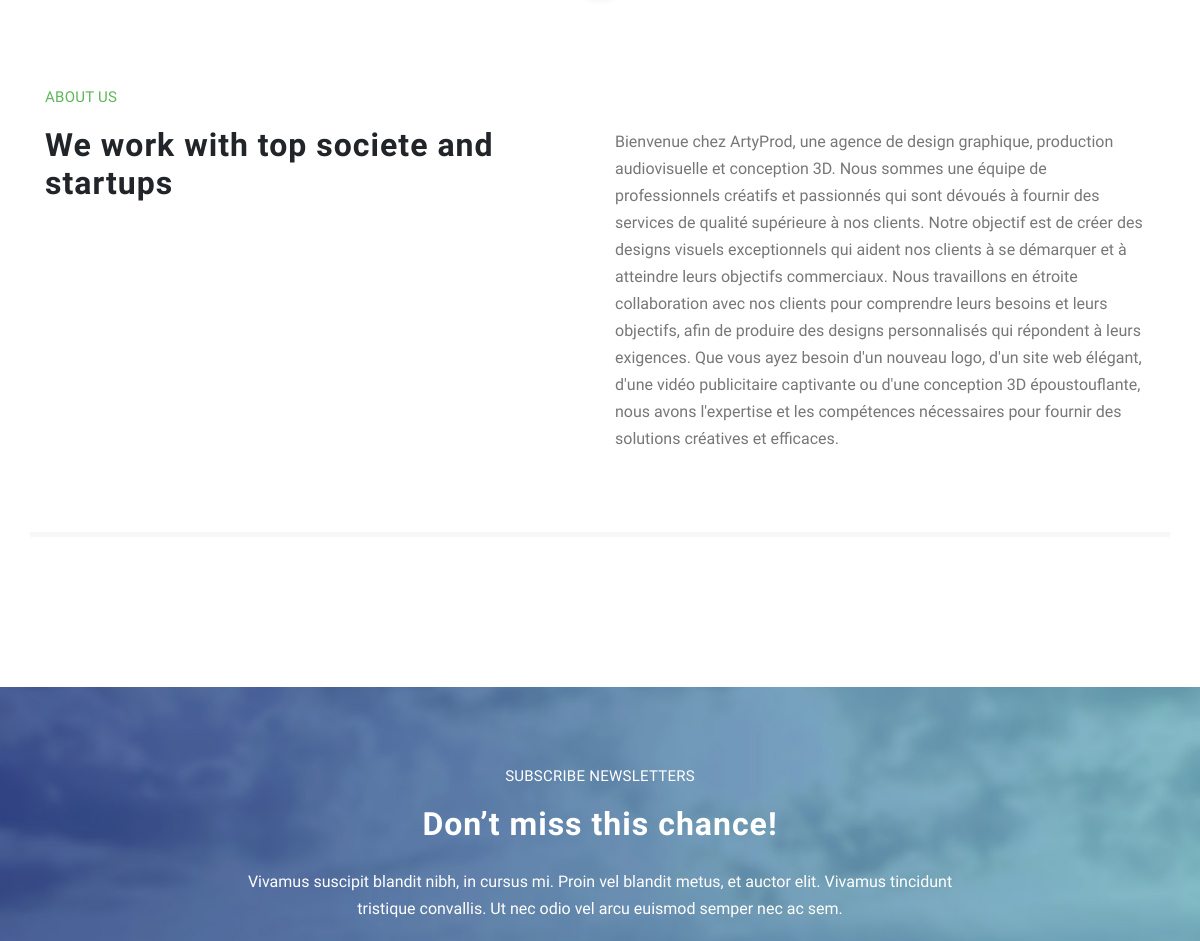
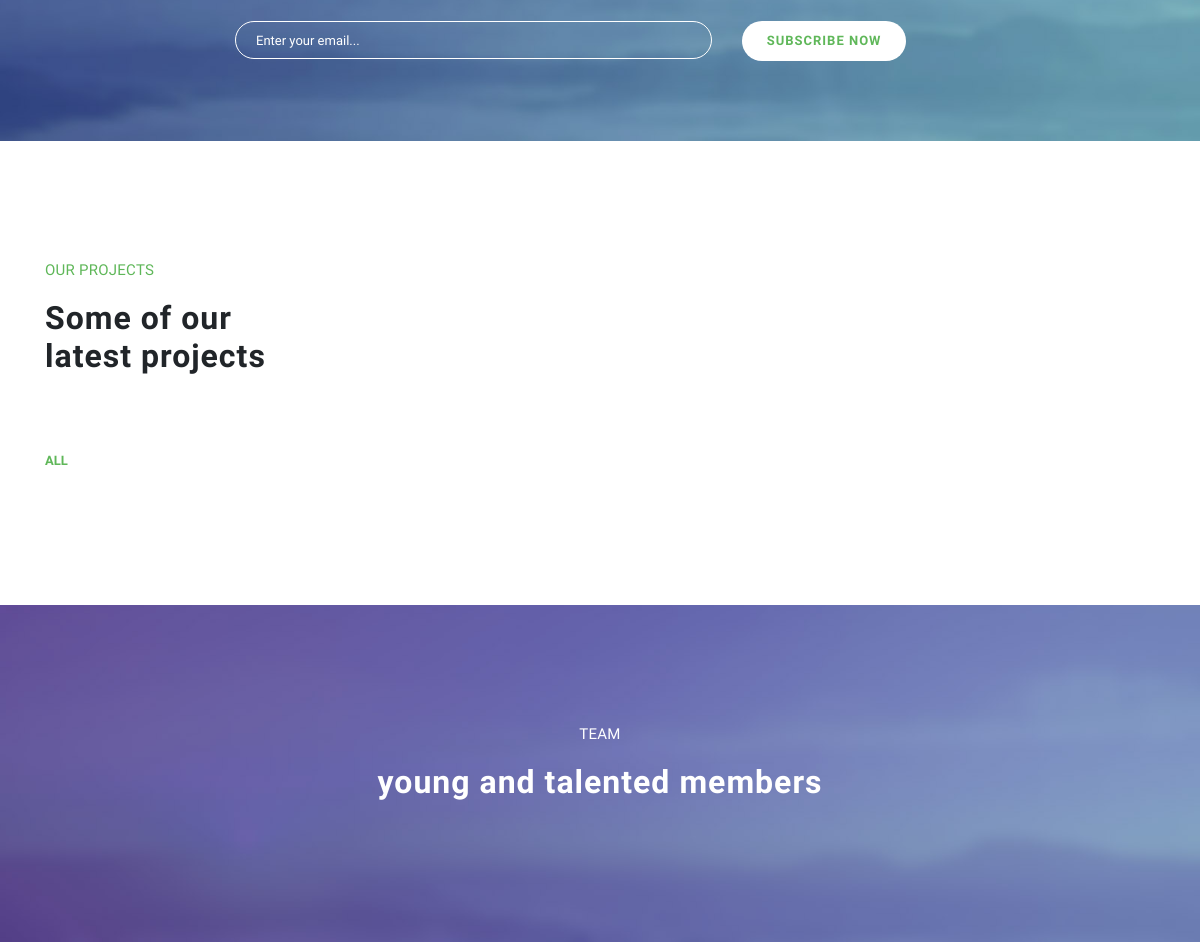
Before: / (middle part) with the older database file (2 pictures, top to bottom).
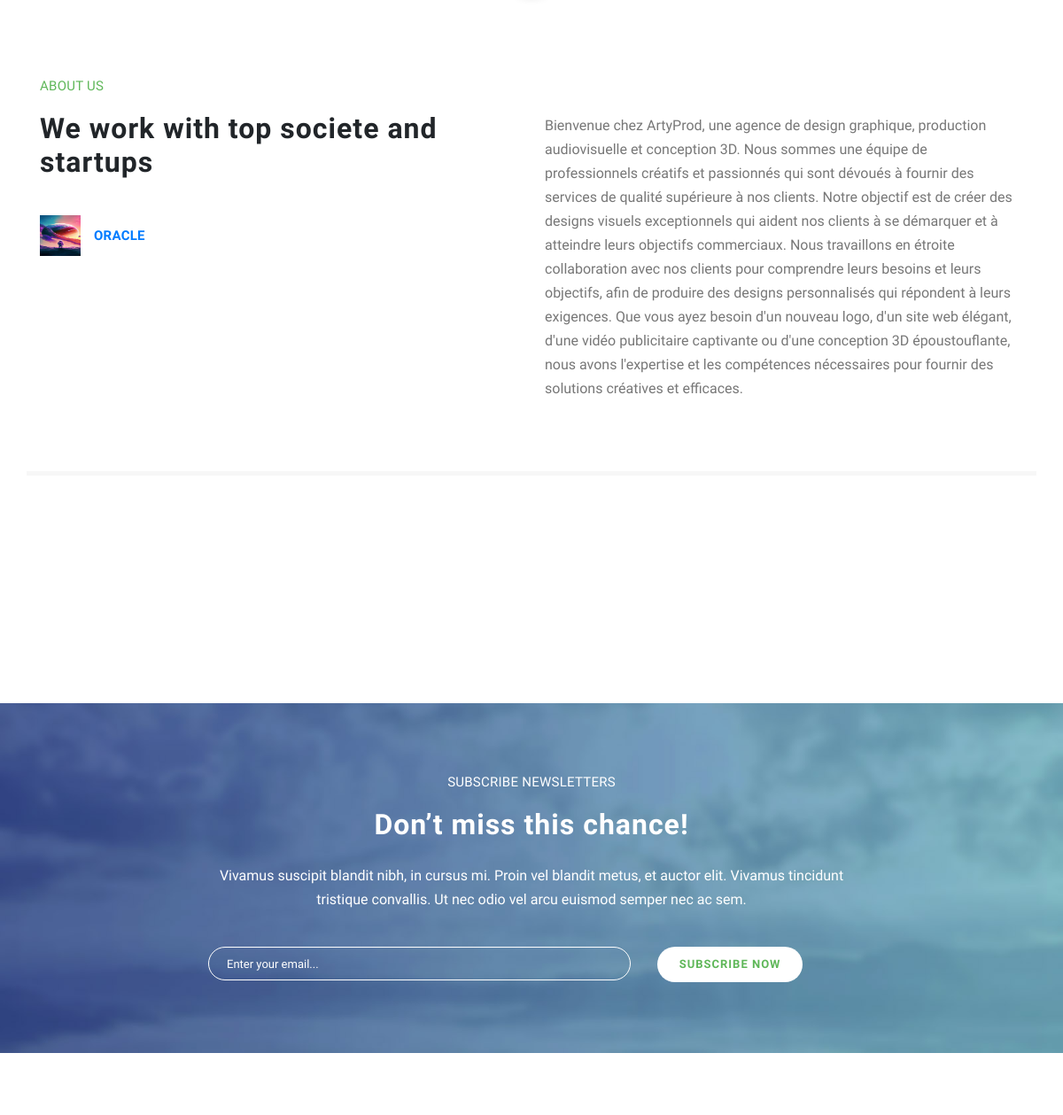
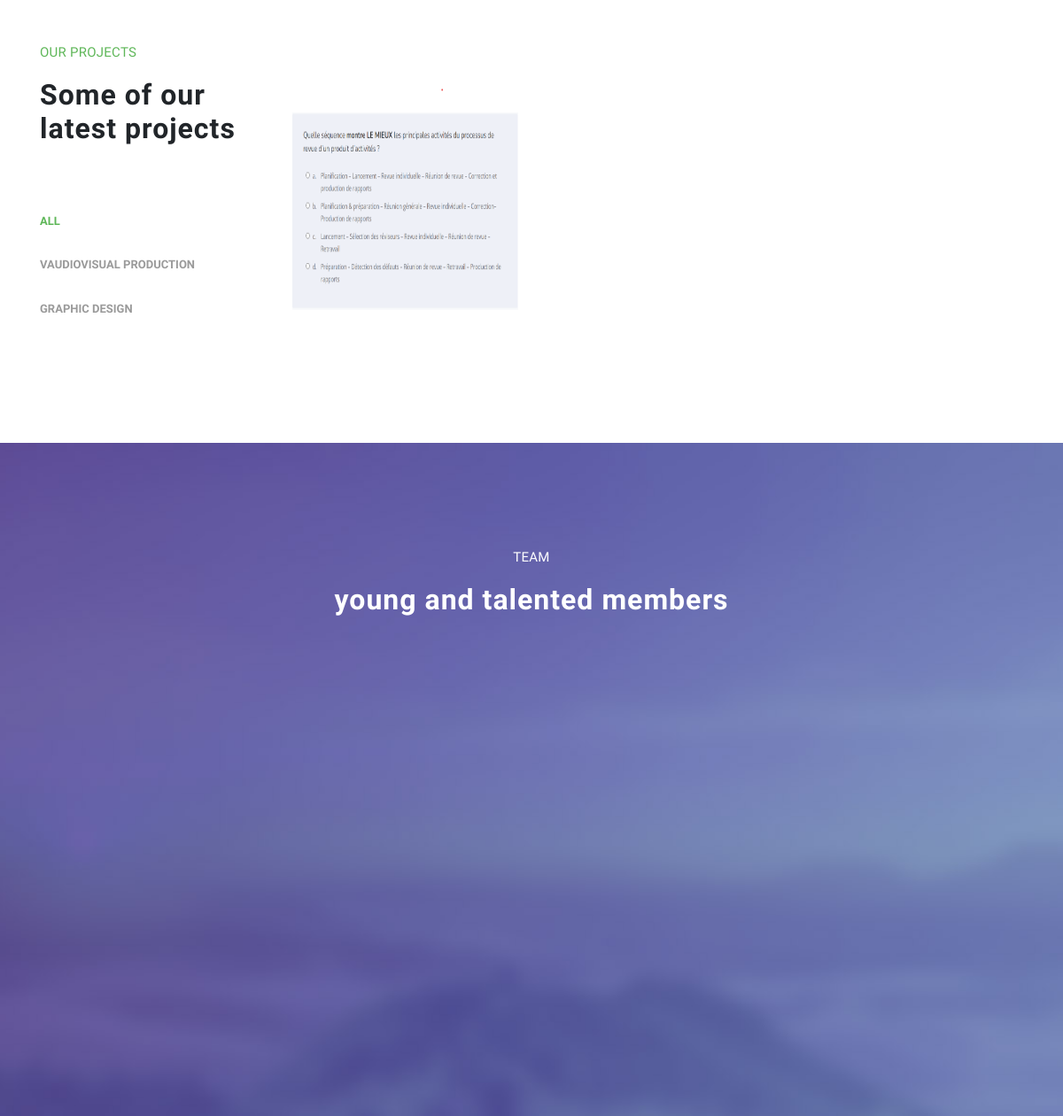
After: the same page with the newer database file (2 pictures, top to bottom).
### yassino_dev/models.py (models this page shows, shortened)
class Partenaire(models.Model):
    nom = models.CharField(max_length=20)
    logo = models.ImageField(upload_to='PartenairePhoto/', blank=True)
    Partenaire_url = models.URLField(null=True)

class Service(models.Model):
    Services = [
        ("graphic design", "graphic design"),
        ("Web Design", "Web Design"),
        ("Vaudiovisual production", "audiovisual production"),
        (" Animation 3D ", "Animation 3D ")
    ]
    ServiceName = models.CharField(
        choices=Services, default=" Animation 3D", max_length=50)
    Ser_description = models.TextField(null=True)
    img = models.ImageField(upload_to='servicesPhoto/', blank=True)
    tag = models.CharField(max_length=5, null=True)

class Project(models.Model):
    DONE = [
        ("Planning", "Planning"),
        ("In progress", "In progress"),
        ("Reviewing", "Reviewing"),
        ("Completed", "Completed"),
        ("Required", "Required"),
    ]
    libelle = models.CharField(max_length=50)
    type = models.ManyToManyField(Service, blank=True)
    description = models.TextField()
    image = models.ImageField(upload_to="photos/")
    team = models.OneToOneField(Team, on_delete=models.CASCADE, null=True)
    dateD = models.DateField(auto_now_add=True)
    dateF = models.DateField(blank=True, null=True)
    status = models.CharField(choices=DONE, max_length=50, default="Required")

### yassino_dev/views.py (the view, shortened to what this page needs)
# urls.py: path('', views.index, name='index'),
def index(request):
    db = {
        'Pers': Personel.objects.all(),
        'Partenaire': Partenaire.objects.all(),
        'service': Service.objects.all(),
        'Project': Project.objects.all(),
    }
    if request.user.is_authenticated:
        username = request.user.username
        db['username'] = username
    return render(request, 'index.html', db)

### yassino_dev/templates/index.html (shortened to what this page needs)
{% load static %}
<!DOCTYPE html>
<html lang="en">
  <head>
    <link rel="stylesheet" type="text/css" href="{% static 'css/bootstrap.min.css' %}">
    <link rel="stylesheet" type="text/css" href="{% static 'css/font-awesome.css' %}">
    <link rel="stylesheet" href="{% static 'css/templatemo-breezed.css' %}">
    <link rel="stylesheet" href="{% static 'css/owl-carousel.css' %}">
    <link rel="stylesheet" href="{% static 'css/lightbox.css' %}">
    </head>
    <body>
    <section class="section" id="about">
        <div class="container">
            <div class="row">
                <div class="col-lg-6 col-md-6 col-xs-12">
                    <div class="left-text-content">
                        <div class="section-heading">
                            <h6>About Us</h6>
                            <h2>We work with top societe and startups</h2>
                        </div>
                        <div class="row">
                            {% for Par in Partenaire %}
                            <div class="col-md-6 col-sm-6">
                                <div class="service-item">
                                    <a href="{{Par.Partenaire_url}}" target="_blank"><img src="{{Par.logo.url}}" alt="">
                                    <h4>{{Par.nom}}</h4></a>
                                </div>
                            </div>
                            {% endfor %}
                        </div>
                    </div>
                </div>
                <div class="col-lg-6 col-md-6 col-xs-12">
                    <div class="right-text-content">
                        <p>Bienvenue chez ArtyProd, une agence de design graphique, production audiovisuelle et conception 3D. Nous sommes une équipe de professionnels créatifs et passionnés qui sont dévoués à fournir des services de qualité supérieure à nos clients. Notre objectif est de créer des designs visuels exceptionnels qui aident nos clients à se démarquer et à atteindre leurs objectifs commerciaux.
                            Nous travaillons en étroite collaboration avec nos clients pour comprendre leurs besoins et leurs objectifs, afin de produire des designs personnalisés qui répondent à leurs exigences. Que vous ayez besoin d'un nouveau logo, d'un site web élégant, d'une vidéo publicitaire captivante ou d'une conception 3D époustouflante, nous avons l'expertise et les compétences nécessaires pour fournir des solutions créatives et efficaces.
                            </p>
                    </div>
                </div>
            </div>
        </div>
    </section>
    <section class="section" id="features">
        <div class="container">
            <div class="row">
            </div>
        </div>
    </section>
    <section class="section" id="subscribe">
        <div class="container">
            <div class="row">
                <div class="col-lg-8 offset-lg-2">
                    <div class="section-heading">
                        <h6>Subscribe Newsletters</h6>
                        <h2>Don’t miss this chance!</h2>
                    </div>
                    <div class="subscribe-content">
                        <p>Vivamus suscipit blandit nibh, in cursus mi. Proin vel blandit metus, et auctor elit. Vivamus tincidunt tristique convallis. Ut nec odio vel arcu euismod semper nec ac sem.</p>
                        <div class="subscribe-form">
                            <form id="subscribe-now" action="" method="post">
                                <div class="row">
                                    <div class="col-md-8 col-sm-12">
                                      <fieldset>
                                        <input name="email" type="text" id="email" placeholder="Enter your email..." required="">
                                      </fieldset>
                                    </div>
                                    <div class="col-md-4 col-sm-12">
                                      <fieldset>
                                        <button type="submit" id="form-submit" class="main-button">Subscribe Now</button>
                                      </fieldset>
                                    </div>
                                </div>
                            </form>
                        </div>
                    </div>
                </div>
            </div>
        </div>
    </section>
    <section class="section" id="projects">
      <div class="container">
        <div class="row">
            <div class="col-lg-3">
                <div class="section-heading">
                    <h6>Our Projects</h6>
                    <h2>Some of our latest projects</h2>
                </div>
                <div class="filters">
                    <ul>
                        <li class="active" data-filter="*">All</li>
                        {% for serv in service %}
                        <li data-filter=".{{serv.tag}}">{{serv.ServiceName}}</li>
                        {% endfor %}
                    </ul>
                </div>
            </div>
            <div class="col-lg-9">
                <div class="filters-content">
                    <div class="row grid">
                        {% for pro in Project %}
                            {% if pro.type %}
                                {% for t in pro.type.all %}
                                    {% if t.tag %}
                        <div class="col-lg-4 col-md-4 col-sm-6 col-xs-12 all {{ pro.get_tags|join:' ' }}">
                          <div class="item">
                            {% if username %}
                             <a href="{% url 'project_detail' project_id=pro.id %}" ><img src="{{pro.image.url}}" alt="" height="250" width="100"></a>
                             {% else %}
                             <a href="{% url 'login' %}?next={{ request.path }}&project_id={{pro.id}}"><img src="{{pro.image.url}}" alt="" height="250" width="100"></a>
                             {% endif %}
                          </div>
                        </div>
                                    {% endif %}
                                {% endfor %}
                             {% endif %}
                        {% endfor %}
                    </div>
                </div>
            </div>
        </div>
      </div>
    </section>
    <section class="section" id="testimonials">
        <div class="container">
            <div class="row">
                <div class="col-lg-12">
                    <div class="section-heading">
                        <h6>Team</h6>
                        <h2>young and talented members</h2>
                    </div>
                </div>
            </div>
        </div>
    </section>
  </body>
</html>

### static/css/templatemo-breezed.css (style rules this page uses)
html, body, div, span, applet, object, iframe, h1, h2, h3, h4, h5, h6, p, blockquote, div pre, a, abbr, acronym, address, big, cite, code, del, dfn, em, font, img, ins, kbd, q, s, samp, small, strike, strong, sub, sup, tt, var, b, u, i, center, dl, dt, dd, ol, ul, li, figure, header, nav, section, article, aside, footer, figcaption { margin: 0; padding: 0; border: 0; outline: 0; }
ul, li { padding: 0; margin: 0; list-style: none; }
header, nav, section, article, aside, footer, hgroup { display: block; }
* { box-sizing: border-box; }
html, body { font-family: 'Raleway', sans-serif; font-weight: 400; background-color: #fff; font-size: 16px; -ms-text-size-adjust: 100%; -webkit-font-smoothing: antialiased; -moz-osx-font-smoothing: grayscale; }
a { text-decoration: none !important; }
h1, h2, h3, h4, h5, h6 { margin-top: 0px; margin-bottom: 0px; }
ul { margin-bottom: 0px; }
p { font-size: 14px; line-height: 25px; color: #777; }
html, body { background: #fff; font-family: 'Raleway', sans-serif; }
button.main-button { outline: none; border: none; cursor: pointer; font-size: 13px; border-radius: 25px; padding: 10px 25px; background-color: #fff; text-transform: uppercase; color: #5fb759; font-weight: 600; letter-spacing: 1px; -webkit-transition: all 0.3s ease 0s; -moz-transition: all 0.3s ease 0s; -o-transition: all 0.3s ease 0s; transition: all 0.3s ease 0s; }
.section-heading h6 { font-size: 15px; font-weight: 500; text-transform: uppercase; letter-spacing: 0.25px; margin-top: 0px; margin-bottom: 0px; }
.section-heading h2 { font-size: 32px; font-weight: 800; letter-spacing: 1px; margin-top: 20px; margin-bottom: 0px; }
*, *:before, *:after { -webkit-box-sizing: border-box; box-sizing: border-box; -webkit-font-smoothing: antialiased; -moz-osx-font-smoothing: grayscale; }
#about { padding: 120px 0px 0px 0px; position: relative; z-index: 9; }
#about .container { border-bottom: 5px solid #f7f7f7; padding-bottom: 80px; }
#about .section-heading { margin-bottom: 10px; }
#about .section-heading h6 { color: #5fb759; }
#about .service-item { margin-top: 30px; }
#about .service-item img { float: left; margin-right: 15px; width: 46px; height: 46px; }
#about .service-item h4 { font-size: 15px; font-weight: 700; text-transform: uppercase; letter-spacing: 0.25px; line-height: 46px; }
#about .right-text-content { margin-top: 40px; }
#about .right-text-content p { font-size: 16px; line-height: 27px; color: #777; }
#features { padding-top: 80px; padding-bottom: 70px; }
#subscribe { padding: 80px 0px; background-image: url(../images/slide-02.jpg); background-position: center center; background-repeat: no-repeat; background-size: cover; }
#subscribe .section-heading { text-align: center; color: #fff; margin-bottom: 25px; }
#subscribe p { text-align: center; font-size: 16px; line-height: 27px; color: #fff; margin-bottom: 40px; }
#subscribe input { width: 100%; height: 38px; border-radius: 19px; border: 1px solid #fff; background-color: transparent; padding: 0px 20px; font-size: 13px; color: #fff; outline: none; }
.subscribe-form ::placeholder { color: #fff; }
#testimonials { margin-top: 120px; padding: 80px 0px; padding: 120px 0px; background-image: url(../images/slide-03.jpg); background-position: center center; background-repeat: no-repeat; background-size: cover; }
#testimonials .section-heading { text-align: center; color: #fff; margin-bottom: 60px; }
#projects .filters { margin-top: 50px; }
#projects .filters ul { padding: 0; }
#projects .filters ul li { list-style: none; display: block; padding: 15px 0px; cursor: pointer; position: relative; font-size: 13px; font-weight: 700; color: #9a9a9a; text-transform: uppercase; -webkit-transition: all 0.3s ease-in-out; -moz-transition: all 0.3s ease-in-out; -o-transition: all 0.3s ease-in-out; -ms-transition: all 0.3s ease-in-out; transition: all 0.3s ease-in-out; }
#projects .filters ul li.active, #projects .filters ul li:hover { color: #5fb759; }
#projects .filters-content { margin-top: 50px; }
#projects .filters-content .all { margin-bottom: 30px; }
#projects .filters-content .item { text-align: center; cursor: pointer; -webkit-transition: all 0.3s ease-in-out; -moz-transition: all 0.3s ease-in-out; -o-transition: all 0.3s ease-in-out; -ms-transition: all 0.3s ease-in-out; transition: all 0.3s ease-in-out; }
#projects .filters-content .item img { width: 100%; }
#projects { padding-top: 120px; }
#projects .section-heading { margin-bottom: 60px; }
#projects .section-heading h6 { color: #5fb759; }

Changed rows visible on the page:
added Partenaire: logo (picture), nom "ORACLE"
added Service: ServiceName "VAUDIOVISUAL PRODUCTION", shown under "Some of our latest projects"
added Service: ServiceName "GRAPHIC DESIGN", image (picture)
